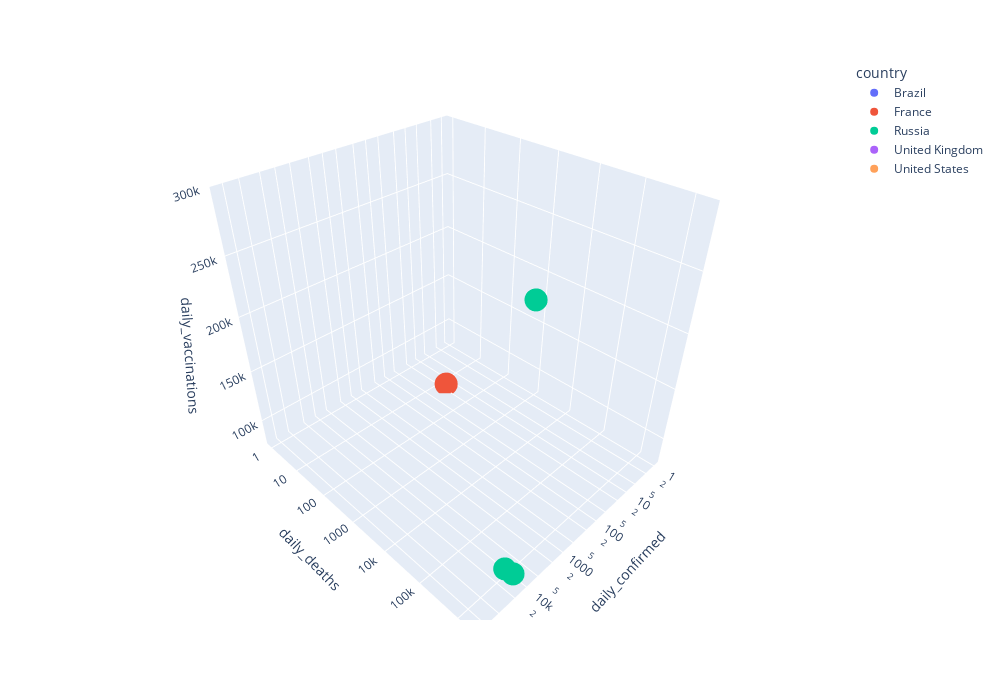

Notebook source saved alongside this figure:
### Markdown cell above
Построим 3D-диаграмму рассеяния, которая покажет, как число ежедневно обнаруживаемых случаев и число ежедневных смертей влияют на желание людей вакцинироваться. Для того, чтобы нам было проще рассматривать диаграмму (точки будут более сгруппированы) построим ее в логарифмическом масштабе по осям абсцисс и ординат.
Для построения такой диаграммы используем метод scatter_3d(). Добавим парочку параметров:
* z - параметр по оси аппликат
* log_x - установка логарифмического масштаба по оси x 
* log_y - установка логарифмического масштаба по оси y

Для того, чтобы не захламить график, будем строить зависимость только в нескольких странах: США, России, Великобритании, Бразилии и Франции. Наблюдения для каждой страны окрасим разными цветами.

### Code cell
#фильтруем таблицу по странам
countries=['United States', 'Russia', 'United Kingdom', 'Brazil', 'France']
scatter_data = covid_df[covid_df['country'].isin(countries)]

#строим график
fig = px.scatter_3d(
    data_frame=scatter_data, #датафрейм 
    x = 'daily_confirmed', #ось абсцисс
    y = 'daily_deaths', #ось ординат
    z = 'daily_vaccinations', #ось аппликат
    color='country', #расцветка в зависимости от страны
    log_x=True, 
    log_y=True,
    width=1000,
    height=700)

#отображаем его
fig.show()
fig.write_html("data/scatter_3d.html")

### Figure 1 — Plotly figure (JSON) as saved in the notebook; plotly's stock layout.template omitted (floating-point values rounded to 4 significant figures; data arrays with more than 128 entries replaced by an {"elided": "..."} marker saying what was removed)
{"data": [{"hovertemplate": "country=Brazil<br>daily_confirmed=%{x}<br>daily_deaths=%{y}<br>daily_vaccinations=%{z}<extra></extra>", "legendgroup": "Brazil", "marker": {"color": "#636efa", "symbol": "circle"}, "mode": "markers", "name": "Brazil", "scene": "scene", "showlegend": true, "type": "scatter3d", "x": {"elided": "460 float values"}, "y": {"elided": "460 float values"}, "z": {"elided": "460 float values"}}, {"hovertemplate": "country=France<br>daily_confirmed=%{x}<br>daily_deaths=%{y}<br>daily_vaccinations=%{z}<extra></extra>", "legendgroup": "France", "marker": {"color": "#EF553B", "symbol": "circle"}, "mode": "markers", "name": "France", "scene": "scene", "showlegend": true, "type": "scatter3d", "x": {"elided": "492 float values"}, "y": {"elided": "492 float values"}, "z": {"elided": "492 float values"}}, {"hovertemplate": "country=Russia<br>daily_confirmed=%{x}<br>daily_deaths=%{y}<br>daily_vaccinations=%{z}<extra></extra>", "legendgroup": "Russia", "marker": {"color": "#00cc96", "symbol": "circle"}, "mode": "markers", "name": "Russia", "scene": "scene", "showlegend": true, "type": "scatter3d", "x": {"elided": "485 float values"}, "y": {"elided": "485 float values"}, "z": {"elided": "485 float values"}}, {"hovertemplate": "country=United Kingdom<br>daily_confirmed=%{x}<br>daily_deaths=%{y}<br>daily_vaccinations=%{z}<extra></extra>", "legendgroup": "United Kingdom", "marker": {"color": "#ab63fa", "symbol": "circle"}, "mode": "markers", "name": "United Kingdom", "scene": "scene", "showlegend": true, "type": "scatter3d", "x": {"elided": "485 float values"}, "y": {"elided": "485 float values"}, "z": {"elided": "485 float values"}}, {"hovertemplate": "country=United States<br>daily_confirmed=%{x}<br>daily_deaths=%{y}<br>daily_vaccinations=%{z}<extra></extra>", "legendgroup": "United States", "marker": {"color": "#FFA15A", "symbol": "circle"}, "mode": "markers", "name": "United States", "scene": "scene", "showlegend": true, "type": "scatter3d", "x": {"elided": "494 float values"}, "y": {"elided": "494 float values"}, "z": {"elided": "494 float values"}}], "layout": {"height": 700, "legend": {"title": {"text": "country"}, "tracegroupgap": 0}, "margin": {"t": 60}, "scene": {"domain": {"x": [0, 1], "y": [0, 1]}, "xaxis": {"title": {"text": "daily_confirmed"}, "type": "log"}, "yaxis": {"title": {"text": "daily_deaths"}, "type": "log"}, "zaxis": {"title": {"text": "daily_vaccinations"}}}, "width": 1000}}
